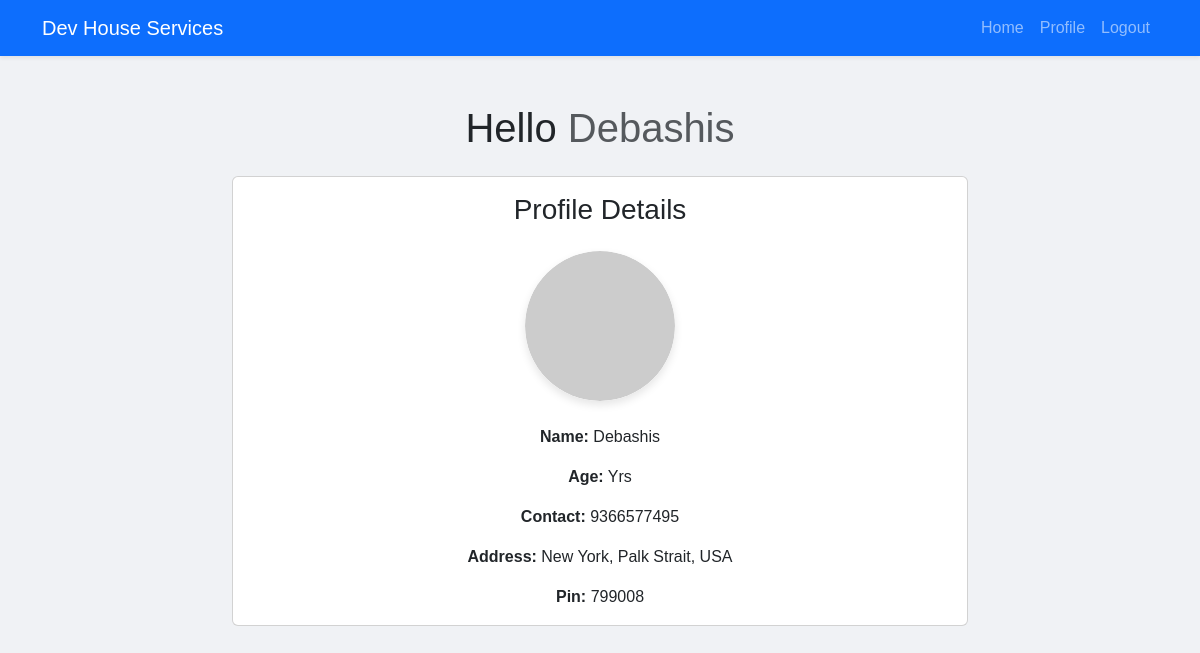
The app's page /view_admin_user/2 (signed in) with its own data.
### models.py (models this page shows, shortened)
class User(db.Model):
    id = db.Column(db.Integer, primary_key=True)
    username = db.Column(db.String(36), unique=True)
    passhash = db.Column(db.String(256), nullable=False)
    name = db.Column(db.String(36), nullable=False)
    address = db.Column(db.String(70), nullable=False)
    pin = db.Column(db.Integer, nullable=False)
    contact = db.Column(db.String(15), nullable=False)
    is_admin = db.Column(db.Boolean, default=False, nullable=False)
    requests = db.relationship('Request', backref='user', lazy=True)

### routs.py (the view)
@app.route('/view_admin_user/<int:user_id>')
@admin_required
def view_admin_user(user_id):
    user = User.query.get(user_id)
    return render_template("admin/show_user.html", user=user)

### routs.py (called while the page is built)
def admin_required(func):
    @wraps(func)
    def inner(*args, **kwargs):
        if 'user_id' not in session:
            flash('Please login to continue')
            return redirect(url_for('login'))
        user = User.query.get(session['user_id'])
        if not user.is_admin:
            flash('You are not authorized to access this page')
            return redirect(url_for('index'))
        return func(*args, **kwargs)
    return inner

### templates/admin/show_user.html (shortened to what this page needs)
{% extends 'layout.html' %}
{% block style %}
    <link rel="stylesheet" href="{{ url_for('static', filename='css/profile.css') }}">
{% endblock %}
{% block content %}
    <div class="text-center">
        <br>
        <br>
        <h1 class="mb-4">Hello <span class="text-muted">{{ user.username }}</span></h1>
        <div class="row justify-content-center">
            <div class="col-md-8">
                <div class="card">
                    <div class="card-body d-flex flex-column align-items-center">
                        <h3 class="card-title mb-4">Profile Details</h3>
                        <div class="profile-pic mb-4">
                            <img src="https://api.dicebear.com/9.x/lorelei/svg?seed={{ user.username }}" alt="Profile Picture" class="img-fluid rounded-circle" style="max-width: 150px;">
                        </div>
                        <p class="card-text"><strong>Name:</strong> {{ user.name }}</p>
                        <p class="card-text"><strong>Age:</strong> {{ user.age }} Yrs</p>
                        <p class="card-text"><strong>Contact:</strong> {{ user.contact }}</p>
                        <p class="card-text"><strong>Address:</strong> {{ user.address }}</p>
                        <p class="card-text"><strong>Pin:</strong> {{ user.pin }}</p>
                    </div>
                </div>
            </div>
        </div>
    </div>
{% endblock %}

### static/css/profile.css (style rules this page uses)
body, html { height: 100%; margin: 0; font-family: Arial, sans-serif; background-color: #f0f2f5; }
.profile-pic { margin-bottom: 20px; border-radius: 50%; overflow: hidden; width: 150px; height: 150px; display: flex; justify-content: center; align-items: center; box-shadow: 0 4px 8px rgba(0, 0, 0, 0.1); }
.profile-pic img { width: 100%; height: 100%; object-fit: cover; }

### records on screen
User: username "Debashis", name "Debashis", contact "9366577495", address "New York, Palk Strait, USA", pin "799008"
